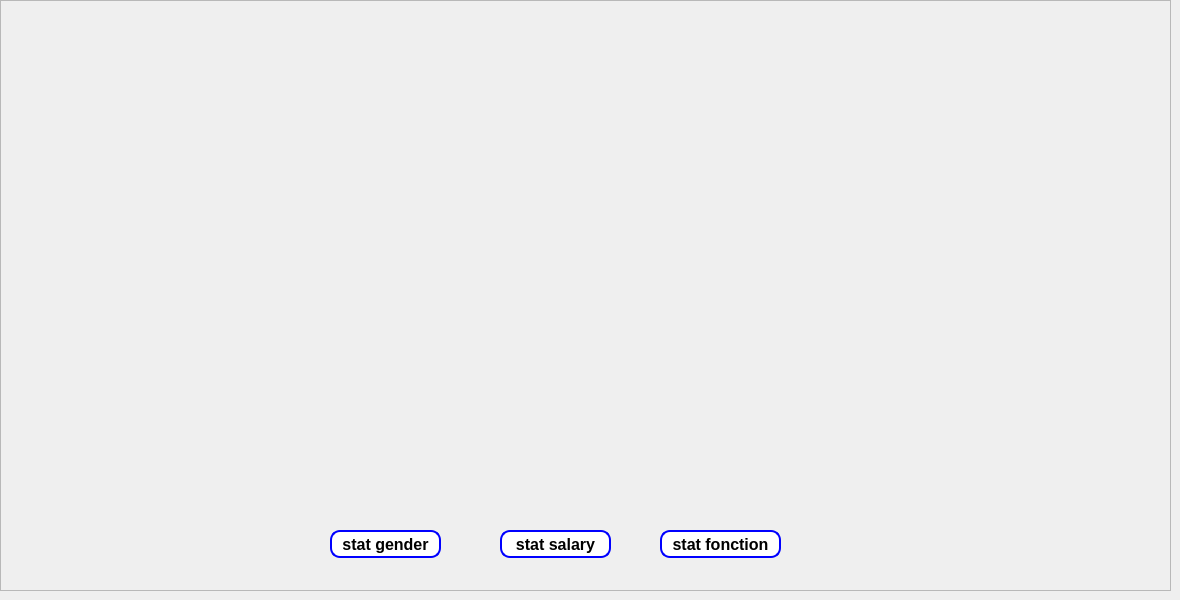
      <widget class="QWidget" name="stat">
       <attribute name="title">
        <string>Stat</string>
       </attribute>
       <widget class="QFrame" name="frame">
        <property name="geometry">
         <rect>
          <x>0</x>
          <y>0</y>
          <width>1171</width>
          <height>591</height>
         </rect>
        </property>
        <property name="frameShape">
         <enum>QFrame::StyledPanel</enum>
        </property>
        <property name="frameShadow">
         <enum>QFrame::Raised</enum>
        </property>
        <widget class="QPushButton" name="statGenderPushButton">
         <property name="geometry">
          <rect>
           <x>330</x>
           <y>530</y>
           <width>111</width>
           <height>28</height>
          </rect>
         </property>
         <property name="font">
          <font>
           <pointsize>-1</pointsize>
           <weight>75</weight>
           <bold>true</bold>
          </font>
         </property>
         <property name="styleSheet">
          <string notr="true">QPushButton {
    background-color: #ffffff; /* Fond blanc */
    border: 2px solid blue; /* Bordure bleue */
    border-radius: 10px; /* Coins arrondis */
    padding: 1px 2px; /* Espacement intérieur */
    color: black; /* Couleur du texte */
    font-size: 16px; /* Taille de la police */
}

QPushButton:hover {
    background-color: blue; /* Nouvelle couleur de fond au survol */
    color: white; /* Nouvelle couleur de texte au survol */
}</string>
         </property>
         <property name="text">
          <string>stat gender</string>
         </property>
        </widget>
        <widget class="QLabel" name="Employe_label_Stats">
         <property name="geometry">
          <rect>
           <x>320</x>
           <y>0</y>
           <width>841</width>
           <height>521</height>
          </rect>
         </property>
         <property name="text">
          <string/>
         </property>
        </widget>
        <widget class="QPushButton" name="statSalaryPushButton">
         <property name="geometry">
          <rect>
           <x>500</x>
           <y>530</y>
           <width>111</width>
           <height>28</height>
          </rect>
         </property>
         <property name="font">
          <font>
           <pointsize>-1</pointsize>
           <weight>75</weight>
           <bold>true</bold>
          </font>
         </property>
         <property name="styleSheet">
          <string notr="true">QPushButton {
    background-color: #ffffff; /* Fond blanc */
    border: 2px solid blue; /* Bordure bleue */
    border-radius: 10px; /* Coins arrondis */
    padding: 1px 2px; /* Espacement intérieur */
    color: black; /* Couleur du texte */
    font-size: 16px; /* Taille de la police */
}

QPushButton:hover {
    background-color: blue; /* Nouvelle couleur de fond au survol */
    color: white; /* Nouvelle couleur de texte au survol */
}</string>
         </property>
         <property name="text">
          <string>stat salary</string>
         </property>
        </widget>
        <widget class="QPushButton" name="statFonctionPushButton">
         <property name="geometry">
          <rect>
           <x>660</x>
           <y>530</y>
           <width>121</width>
           <height>28</height>
          </rect>
         </property>
         <property name="font">
          <font>
           <pointsize>-1</pointsize>
           <weight>75</weight>
           <bold>true</bold>
          </font>
         </property>
         <property name="styleSheet">
          <string notr="true">QPushButton {
    background-color: #ffffff; /* Fond blanc */
    border: 2px solid blue; /* Bordure bleue */
    border-radius: 10px; /* Coins arrondis */
    padding: 1px 2px; /* Espacement intérieur */
    color: black; /* Couleur du texte */
    font-size: 16px; /* Taille de la police */
}

QPushButton:hover {
    background-color: blue; /* Nouvelle couleur de fond au survol */
    color: white; /* Nouvelle couleur de texte au survol */
}</string>
         </property>
         <property name="text">
          <string>stat fonction</string>
         </property>
        </widget>
       </widget>
      </widget>
